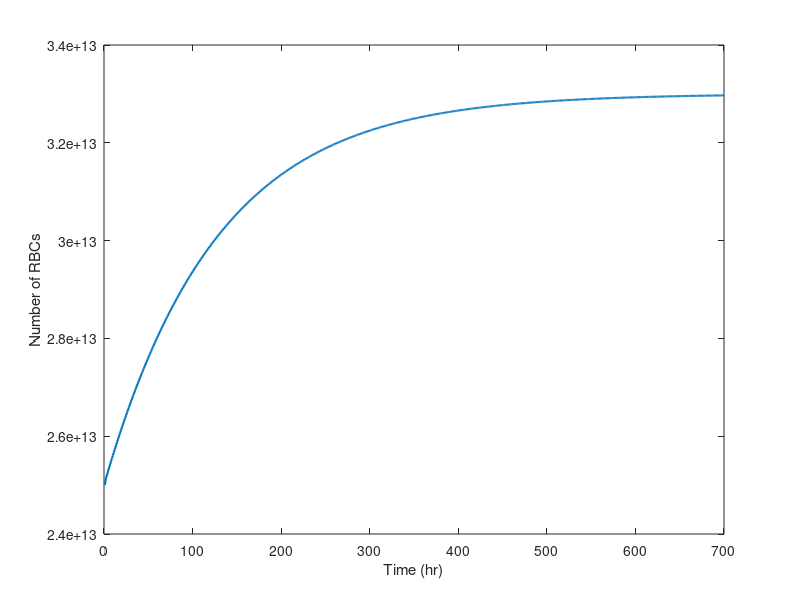

Reproduce this figure in MATLAB.
% PBL Team 1, BIOE 252, Fall 2022, PBL 2: Modeling Blood Flow
% rbcModel.m
% Models rbc concentration through the human body in different conditions
% Last modified: 11/20/22

function rbcModel
    %The driver

    %setting up initial values
    time = (1:700);
    n_rbc = zeros(700,1);
    n_rbc(1,:) = 2.5E13;
    %flow = ones(86400);
    
    %flow_rbc(1,:) = 5.4E9*flow; %initial flow rate

%     n_rbc = marrow(time,n_rbc);
%     plot(time,n_rbc)
    n_rbc = spleen(time,n_rbc);
    figure;
    plot(time,n_rbc,'LineWidth', 1.5)
    xlabel('Time (hr)')
    ylabel('Number of RBCs')
%     title('RBC Recovery')
    saveas(gcf, 'rbc.png')

end

% function n_rbc = marrow(time,n_rbc)
%     for i = 2:length(time)
%         n_rbc(i,:) = n_rbc(i-1,:) + (5.555E-4).*n_rbc(i-1,:);
%     end
% end

function n_rbc = spleen(time,n_rbc)
    f = 0.007848;
    c = 259E9;

    for i = 2:length(time)
        n_rbc(i,:) = (1-f)^i .* (n_rbc(1,:) - c/f) + c/f;
    end
end
